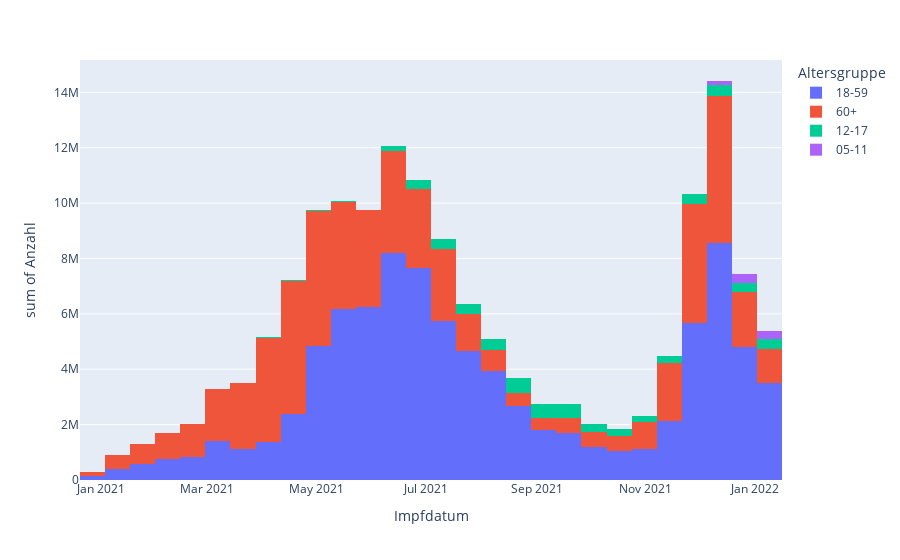

Source (notebook cell):
### Code cell
px.histogram(rki.groupby(['Impfdatum','Altersgruppe','Impfschutz']).sum().reset_index(),'Impfdatum', 'Anzahl',color='Altersgruppe')

### Figure 1 — Plotly figure (JSON) as saved in the notebook; plotly's stock layout.template omitted (floating-point values rounded to 4 significant figures; data arrays with more than 128 entries replaced by an {"elided": "..."} marker saying what was removed)
{"data": [{"alignmentgroup": "True", "bingroup": "x", "histfunc": "sum", "hovertemplate": "Altersgruppe=18-59<br>Impfdatum=%{x}<br>sum of Anzahl=%{y}<extra></extra>", "legendgroup": "18-59", "marker": {"color": "#636efa", "pattern": {"shape": ""}}, "name": "18-59", "offsetgroup": "18-59", "orientation": "v", "showlegend": true, "type": "histogram", "x": {"elided": "979 str values"}, "xaxis": "x", "y": {"elided": "979 int values"}, "yaxis": "y"}, {"alignmentgroup": "True", "bingroup": "x", "histfunc": "sum", "hovertemplate": "Altersgruppe=60+<br>Impfdatum=%{x}<br>sum of Anzahl=%{y}<extra></extra>", "legendgroup": "60+", "marker": {"color": "#EF553B", "pattern": {"shape": ""}}, "name": "60+", "offsetgroup": "60+", "orientation": "v", "showlegend": true, "type": "histogram", "x": {"elided": "947 str values"}, "xaxis": "x", "y": {"elided": "947 int values"}, "yaxis": "y"}, {"alignmentgroup": "True", "bingroup": "x", "histfunc": "sum", "hovertemplate": "Altersgruppe=12-17<br>Impfdatum=%{x}<br>sum of Anzahl=%{y}<extra></extra>", "legendgroup": "12-17", "marker": {"color": "#00cc96", "pattern": {"shape": ""}}, "name": "12-17", "offsetgroup": "12-17", "orientation": "v", "showlegend": true, "type": "histogram", "x": {"elided": "898 str values"}, "xaxis": "x", "y": {"elided": "898 int values"}, "yaxis": "y"}, {"alignmentgroup": "True", "bingroup": "x", "histfunc": "sum", "hovertemplate": "Altersgruppe=05-11<br>Impfdatum=%{x}<br>sum of Anzahl=%{y}<extra></extra>", "legendgroup": "05-11", "marker": {"color": "#ab63fa", "pattern": {"shape": ""}}, "name": "05-11", "offsetgroup": "05-11", "orientation": "v", "showlegend": true, "type": "histogram", "x": {"elided": "376 str values"}, "xaxis": "x", "y": {"elided": "376 int values"}, "yaxis": "y"}], "layout": {"barmode": "relative", "legend": {"title": {"text": "Altersgruppe"}, "tracegroupgap": 0}, "margin": {"t": 60}, "xaxis": {"anchor": "y", "domain": [0, 1], "title": {"text": "Impfdatum"}}, "yaxis": {"anchor": "x", "domain": [0, 1], "title": {"text": "sum of Anzahl"}}}}
